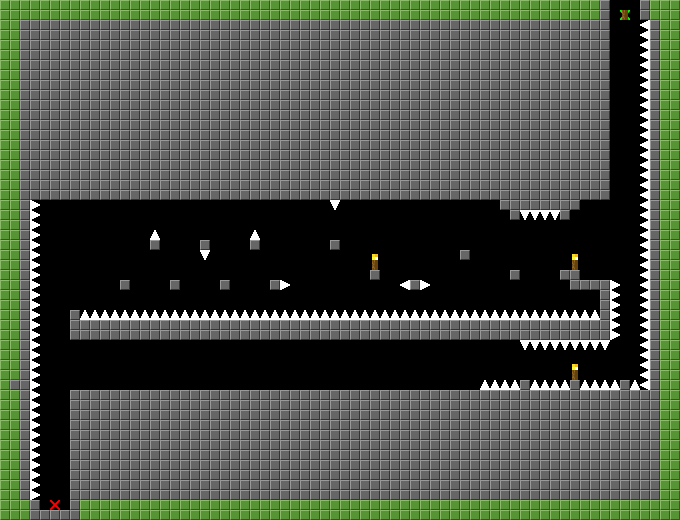

Tiled map render using the project's own tile images. Description and the map definition, with tile-layer contents summarised, below:
An orthogonal 68x52 tile map with 10x10 px tiles, 3 tile layers (collision, platforms, map), 2 tilesets.

<map version="1.0" orientation="orthogonal" width="68" height="52" tilewidth="10" tileheight="10">
 <tileset firstgid="1" name="10pixTiles" tilewidth="10" tileheight="10">
  <image source="10pixTiles.PNG" width="60" height="20" />
  <tile id="0">
   <properties>
    <property name="Type" value="collision" />
   </properties>
  </tile>
  <tile id="5">
   <properties>
    <property name="Type" value="platform" />
   </properties>
  </tile>
  <tile id="7">
   <properties>
    <property name="Type" value="checkpoint" />
   </properties>
  </tile>
  <tile id="10">
   <properties>
    <property name="Type" value="end" />
   </properties>
  </tile>
  <tile id="11">
   <properties>
    <property name="Type" value="start" />
   </properties>
  </tile>
 </tileset>
 <tileset firstgid="13" name="10pixSpikes" tilewidth="10" tileheight="10">
  <image source="10pixSpikes.png" width="20" height="20" />
  <tile id="0">
   <properties>
    <property name="Type" value="spike" />
   </properties>
  </tile>
  <tile id="1">
   <properties>
    <property name="Type" value="spike" />
   </properties>
  </tile>
  <tile id="2">
   <properties>
    <property name="Type" value="spike" />
   </properties>
  </tile>
  <tile id="3">
   <properties>
    <property name="Type" value="spike" />
   </properties>
  </tile>
 </tileset>
 <layer name="collision" width="68" height="52">
  <data>[3536 cells, 2 non-empty, 2 distinct tile ids]</data>
 </layer>
 <layer name="platforms" width="68" height="52">
  <data>[3536 cells, 0 non-empty, 0 distinct tile ids]</data>
 </layer>
 <layer name="map" width="68" height="52">
  <data>[3536 cells, 2541 non-empty, 8 distinct tile ids]</data>
 </layer>
</map>
